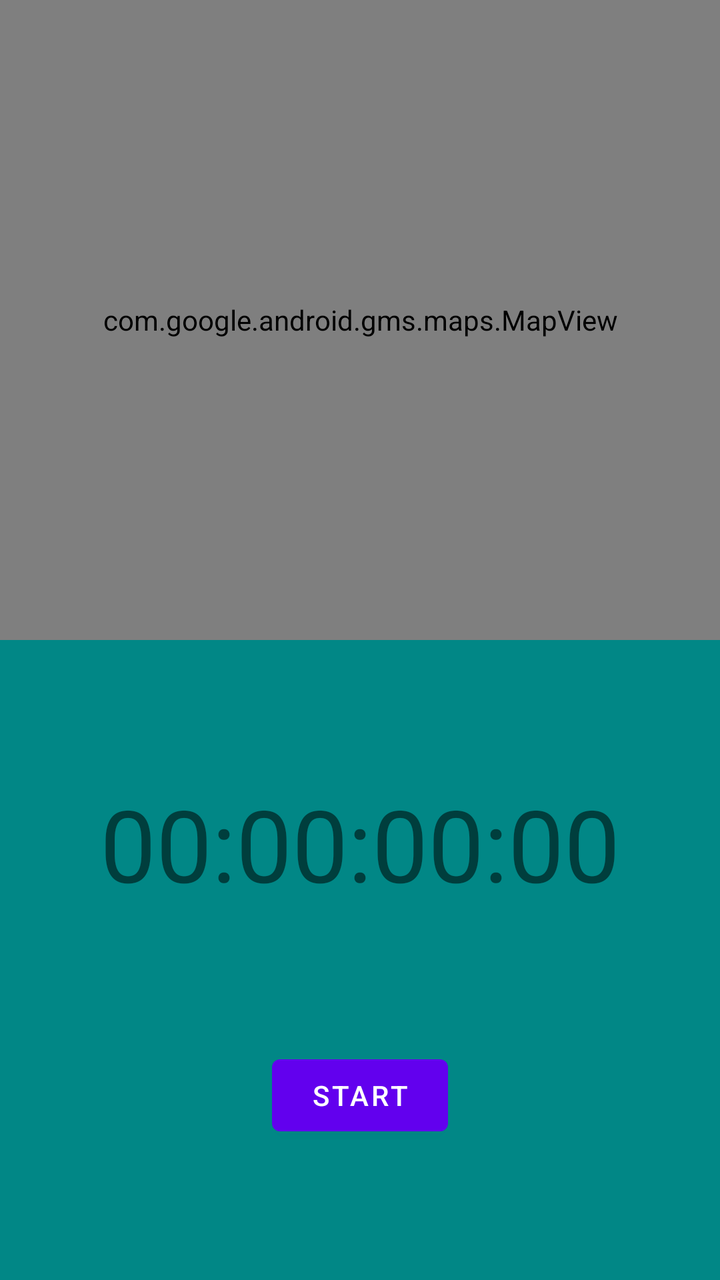
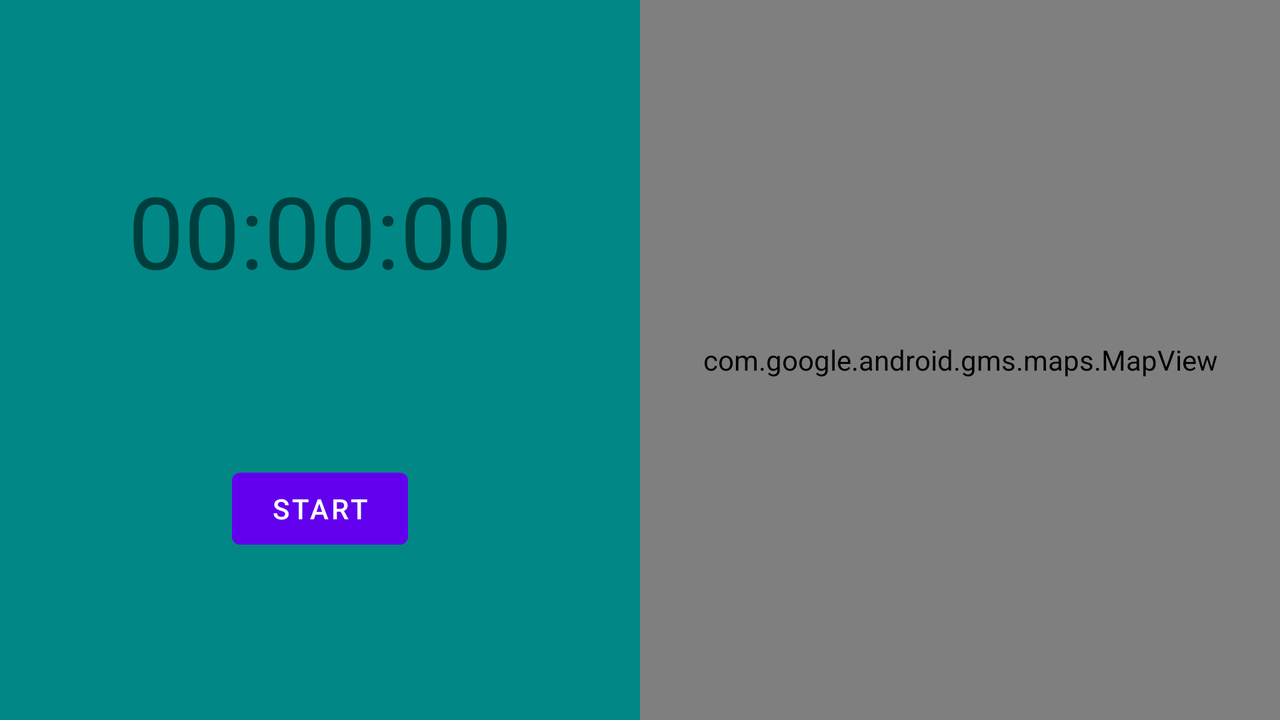

First picture: res/layout/ on a phone held upright. Second picture: the repository's own variant of that layout, on a device whose configuration matches the variant's folder. Source for both follows.
<!-- AndroidManifest.xml: application theme Theme.RunningAppMVVM -->
<!-- res/layout/fragment_tracking.xml -->
<?xml version="1.0" encoding="utf-8"?>
<androidx.constraintlayout.widget.ConstraintLayout xmlns:android="http://schemas.android.com/apk/res/android"
    xmlns:app="http://schemas.android.com/apk/res-auto"
    xmlns:tools="http://schemas.android.com/tools"
    android:layout_width="match_parent"
    android:layout_height="match_parent">

    <androidx.constraintlayout.widget.ConstraintLayout
        android:id="@+id/clInnerLayout"
        android:layout_width="match_parent"
        android:layout_height="0dp"
        android:background="@color/teal_700"
        app:layout_constraintBottom_toBottomOf="parent"
        app:layout_constraintEnd_toEndOf="parent"
        app:layout_constraintHorizontal_bias="0.5"
        app:layout_constraintStart_toStartOf="parent"
        app:layout_constraintTop_toBottomOf="@+id/mapView">

        <com.google.android.material.textview.MaterialTextView
            android:id="@+id/tvTimer"
            android:layout_width="wrap_content"
            android:layout_height="wrap_content"
            android:text="00:00:00:00"
            android:textSize="50sp"
            app:layout_constraintBottom_toTopOf="@+id/btnToggleRun"
            app:layout_constraintEnd_toEndOf="parent"
            app:layout_constraintHorizontal_bias="0.5"
            app:layout_constraintStart_toStartOf="parent"
            app:layout_constraintTop_toTopOf="parent" />

        <com.google.android.material.button.MaterialButton
            android:id="@+id/btnToggleRun"
            android:layout_width="wrap_content"
            android:layout_height="wrap_content"
            android:text="Start"
            app:layout_constraintBottom_toBottomOf="parent"
            app:layout_constraintEnd_toStartOf="@+id/btnFinishRun"
            app:layout_constraintHorizontal_bias="0.5"
            app:layout_constraintStart_toStartOf="parent"
            app:layout_constraintTop_toBottomOf="@+id/tvTimer" />

        <com.google.android.material.button.MaterialButton
            android:id="@+id/btnFinishRun"
            android:layout_width="wrap_content"
            android:layout_height="wrap_content"
            android:text="Finish Run"
            android:visibility="gone"
            app:layout_constraintBottom_toBottomOf="parent"
            app:layout_constraintEnd_toEndOf="parent"
            app:layout_constraintHorizontal_bias="0.5"
            app:layout_constraintStart_toEndOf="@+id/btnToggleRun"
            app:layout_constraintTop_toBottomOf="@+id/tvTimer" />


    </androidx.constraintlayout.widget.ConstraintLayout>

    <com.google.android.material.textview.MaterialTextView
        android:id="@+id/tvLetsGo"
        android:layout_width="wrap_content"
        android:layout_height="wrap_content"
        android:text="Let's go, USERNAME!"
        android:textAlignment="center"
        android:textSize="50sp"
        android:visibility="gone"
        app:layout_constraintBottom_toTopOf="@+id/clInnerLayout"
        app:layout_constraintEnd_toEndOf="parent"
        app:layout_constraintHorizontal_bias="0.5"
        app:layout_constraintStart_toStartOf="parent"
        app:layout_constraintTop_toTopOf="parent" />

    <com.google.android.gms.maps.MapView
        android:id="@+id/mapView"
        android:layout_width="match_parent"
        android:layout_height="0dp"
        app:layout_constraintBottom_toTopOf="@+id/clInnerLayout"
        app:layout_constraintEnd_toEndOf="parent"
        app:layout_constraintHorizontal_bias="0.5"
        app:layout_constraintStart_toStartOf="parent"
        app:layout_constraintTop_toTopOf="parent" />

</androidx.constraintlayout.widget.ConstraintLayout>
<!-- resources referenced by this layout -->
<resources>
  <style name="Theme.RunningAppMVVM" parent="Theme.MaterialComponents.DayNight.NoActionBar">
          
          <item name="colorPrimary">@color/purple_500</item>
          <item name="colorPrimaryVariant">@color/purple_700</item>
          <item name="colorOnPrimary">@color/white</item>
          
          <item name="colorSecondary">@color/teal_200</item>
          <item name="colorSecondaryVariant">@color/teal_700</item>
          <item name="colorOnSecondary">@color/black</item>
          
          <item name="android:statusBarColor" tools:targetApi="l">?attr/colorPrimaryVariant</item>
          
      </style>
</resources>
<!-- res/layout-land/fragment_tracking.xml (the author's variant of the layout above) -->
<!-- drawn on the phone turned sideways -->
<?xml version="1.0" encoding="utf-8"?>
<androidx.constraintlayout.widget.ConstraintLayout xmlns:android="http://schemas.android.com/apk/res/android"
    xmlns:app="http://schemas.android.com/apk/res-auto"
    xmlns:tools="http://schemas.android.com/tools"
    android:layout_width="match_parent"
    android:layout_height="match_parent">

    <androidx.constraintlayout.widget.ConstraintLayout
        android:id="@+id/clInnerLayout"
        android:layout_width="0dp"
        android:layout_height="0dp"
        android:background="@color/teal_700"
        app:layout_constraintBottom_toBottomOf="parent"
        app:layout_constraintEnd_toStartOf="@+id/mapView"
        app:layout_constraintHorizontal_bias="0.5"
        app:layout_constraintStart_toStartOf="parent"
        app:layout_constraintTop_toTopOf="parent">

        <com.google.android.material.textview.MaterialTextView
            android:id="@+id/tvTimer"
            android:layout_width="wrap_content"
            android:layout_height="wrap_content"
            android:text="00:00:00"
            android:textSize="50sp"
            app:layout_constraintBottom_toTopOf="@+id/btnToggleRun"
            app:layout_constraintEnd_toEndOf="parent"
            app:layout_constraintHorizontal_bias="0.5"
            app:layout_constraintStart_toStartOf="parent"
            app:layout_constraintTop_toTopOf="parent" />

        <com.google.android.material.button.MaterialButton
            android:id="@+id/btnToggleRun"
            android:layout_width="wrap_content"
            android:layout_height="wrap_content"
            android:text="Start"
            app:layout_constraintBottom_toBottomOf="parent"
            app:layout_constraintEnd_toStartOf="@+id/btnFinishRun"
            app:layout_constraintHorizontal_bias="0.5"
            app:layout_constraintStart_toStartOf="parent"
            app:layout_constraintTop_toBottomOf="@+id/tvTimer" />

        <com.google.android.material.button.MaterialButton
            android:id="@+id/btnFinishRun"
            android:layout_width="wrap_content"
            android:layout_height="wrap_content"
            android:text="Finish run"
            android:visibility="gone"
            app:layout_constraintBottom_toBottomOf="parent"
            app:layout_constraintEnd_toEndOf="parent"
            app:layout_constraintHorizontal_bias="0.5"
            app:layout_constraintStart_toEndOf="@+id/btnToggleRun"
            app:layout_constraintTop_toBottomOf="@+id/tvTimer" />

    </androidx.constraintlayout.widget.ConstraintLayout>

    <com.google.android.gms.maps.MapView
        android:id="@+id/mapView"
        android:layout_width="0dp"
        android:layout_height="0dp"
        android:visibility="visible"
        app:layout_constraintBottom_toBottomOf="parent"
        app:layout_constraintEnd_toEndOf="parent"
        app:layout_constraintHorizontal_bias="0.5"
        app:layout_constraintStart_toEndOf="@+id/clInnerLayout"
        app:layout_constraintTop_toTopOf="parent" />

</androidx.constraintlayout.widget.ConstraintLayout>
